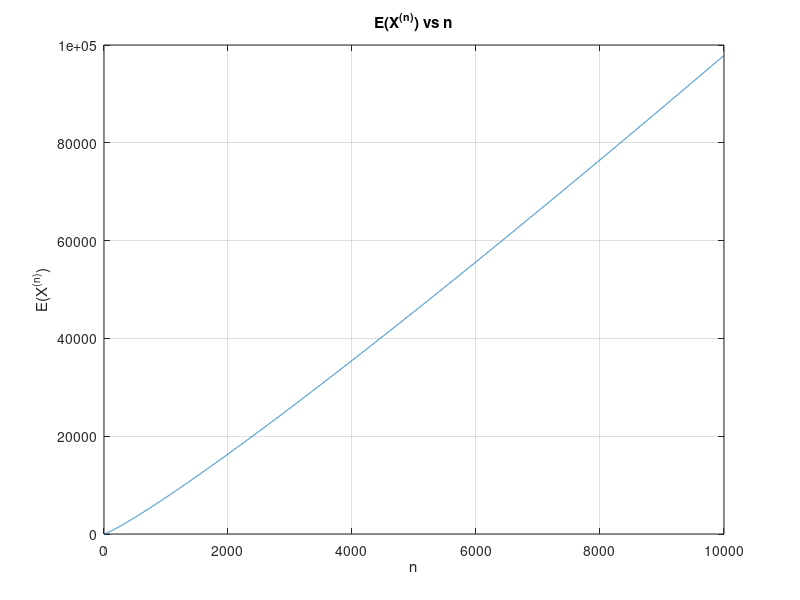

Here is the MATLAB script that generated this plot:
y = [];
sum = 0;

for i=1:10000
    sum = sum+ 1/i;
    y =[y sum*i];
end
x = 1:10000;
plot(x,y);
title('E(X^{(n)}) vs n');
xlabel('n');
ylabel('E(X^{(n)})');

grid on
